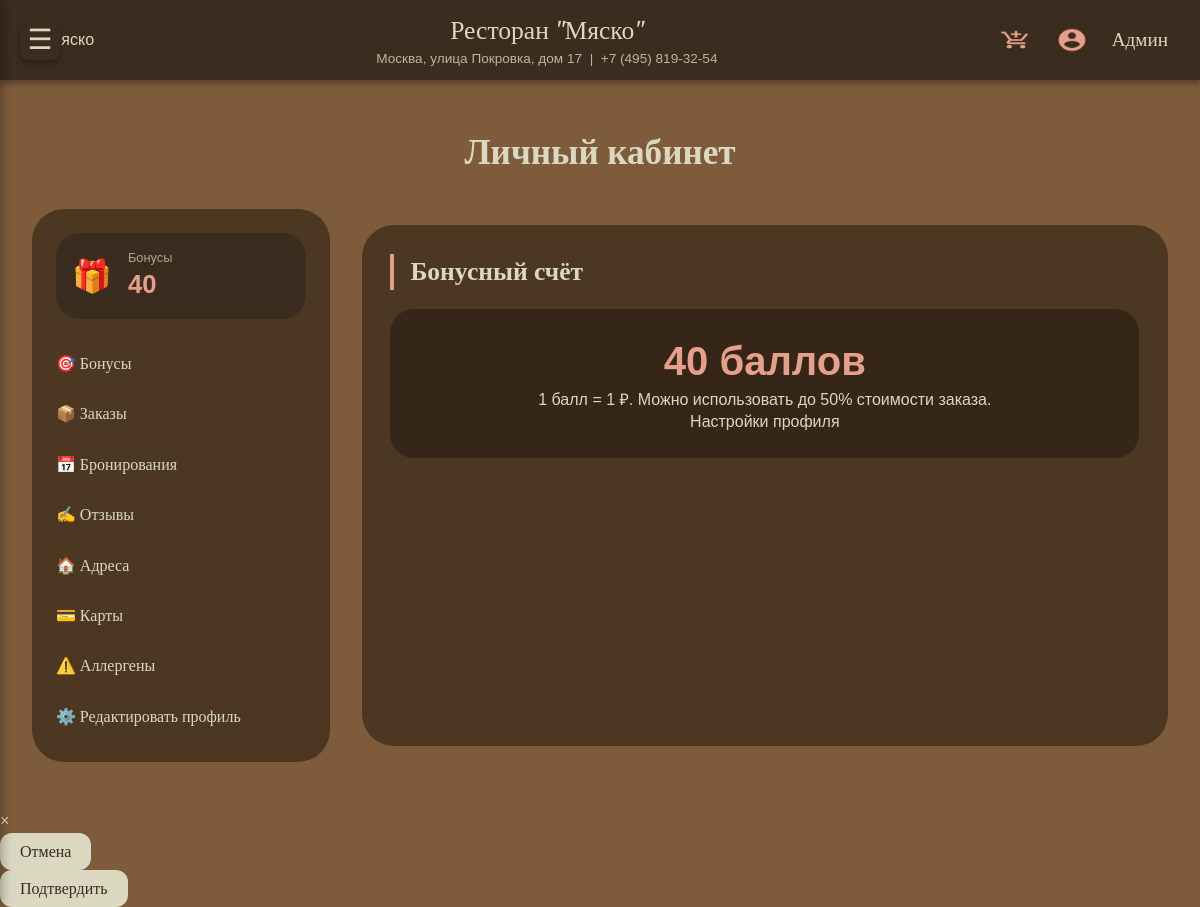
The page /profile (signed in) on the database as committed earlier.
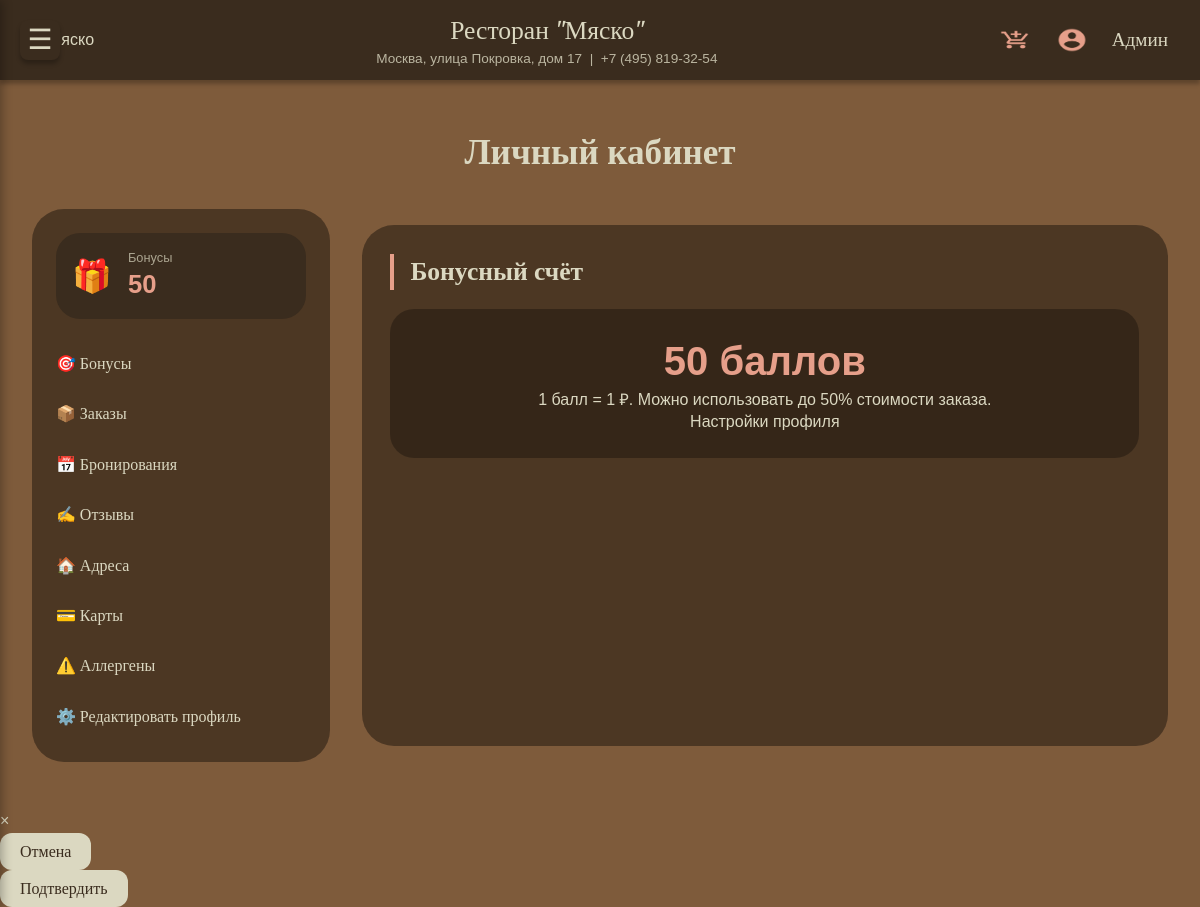
The same page on the database as committed later.
### tables this page shows
CREATE TABLE users (
                id INTEGER PRIMARY KEY AUTOINCREMENT,
                first_name TEXT NOT NULL,
                last_name TEXT NOT NULL,
                phone TEXT UNIQUE NOT NULL,
                email TEXT,
                password_hash TEXT NOT NULL,
                role TEXT DEFAULT 'user',
                bonus_points INTEGER DEFAULT 0
            );

### routers.py (the view)
@app.route('/profile')
@login_required
def profile():
    with get_db() as conn:
        orders = conn.execute("SELECT * FROM orders WHERE user_id=? ORDER BY created_at DESC", (current_user.id,)).fetchall()
        reservations = conn.execute(
            "SELECT r.*, t.capacity, t.location FROM reservations r JOIN tables t ON r.table_id=t.id WHERE r.user_id=? ORDER BY date DESC",
            (current_user.id,)).fetchall()
        my_reviews = conn.execute('''
            SELECT r.*, mi.name FROM reviews r JOIN menu_items mi ON r.menu_item_id = mi.id
            WHERE r.user_id=? ORDER BY r.created_at DESC
        ''', (current_user.id,)).fetchall()
        addresses = conn.execute("SELECT * FROM delivery_addresses WHERE user_id=?", (current_user.id,)).fetchall()
        payments = conn.execute("SELECT * FROM payment_methods WHERE user_id=?", (current_user.id,)).fetchall()
        allergens = conn.execute("SELECT * FROM user_allergens WHERE user_id=?", (current_user.id,)).fetchall()
    return render_template('profile.html', user=current_user, orders=orders, reservations=reservations,
                           my_reviews=my_reviews, addresses=addresses, payments=payments, allergens=allergens)

### models.py (called while the page is built)
def get_db():
    conn = sqlite3.connect(DATABASE)
    conn.row_factory = sqlite3.Row
    conn.execute("PRAGMA foreign_keys = ON")
    return conn

    @staticmethod
    def get(user_id):
        with get_db() as conn:
            row = conn.execute("SELECT * FROM users WHERE id=?", (user_id,)).fetchone()
        return User(row) if row else None

### routers.py (called while the page is built)
@app.context_processor
def inject_csrf():
    from flask_wtf.csrf import generate_csrf
    return dict(csrf_token=generate_csrf, csrf_token_value=generate_csrf())

@login_manager.user_loader
def load_user(user_id):
    return User.get(user_id)

@app.before_request
def make_user_available():
    g.user = current_user if current_user.is_authenticated else None

### app/templates/profile.html (shortened to what this page needs)
{% extends "base.html" %}
{% block content %}
<div class="profile-container">
  <h2 class="profile-title">Личный кабинет</h2>
  <div class="profile-layout">
    <aside class="profile-sidebar">
      <div class="sidebar-bonus">
        <span class="bonus-icon">🎁</span>
        <div class="bonus-info">
          <span class="bonus-label">Бонусы</span>
          <span class="bonus-value">{{ current_user.bonus_points }}</span>
        </div>
      </div>
      <nav class="profile-nav">
        <a href="#bonus" class="nav-link" data-section="bonus">🎯 Бонусы</a>
        <a href="#orders" class="nav-link" data-section="orders">📦 Заказы</a>
        <a href="#reservations" class="nav-link" data-section="reservations">📅 Бронирования</a>
        <a href="#reviews" class="nav-link" data-section="reviews">✍️ Отзывы</a>
        <a href="#addresses" class="nav-link" data-section="addresses">🏠 Адреса</a>
        <a href="#cards" class="nav-link" data-section="cards">💳 Карты</a>
        <a href="#allergens" class="nav-link" data-section="allergens">⚠️ Аллергены</a>
        <a href="{{ url_for('edit_profile') }}" class="nav-link">⚙️ Редактировать профиль</a>
      </nav>
    </aside>
    <main class="profile-content">
      <section id="bonus" class="profile-section active">
        <h3>Бонусный счёт</h3>
        <div class="bonus-card">
          <div class="bonus-balance">{{ current_user.bonus_points }} баллов</div>
          <p>1 балл = 1 ₽. Можно использовать до 50% стоимости заказа.</p>
          <a href="{{ url_for('edit_profile') }}" class="btn-small">Настройки профиля</a>
        </div>
      </section>
    </main>
  </div>
</div>
{% endblock %}

### app/templates/base.html (shortened to what this page needs)
<!DOCTYPE html>
<html lang="ru">
<head>
    <link rel="stylesheet" href="{{ url_for('static', filename='css/font.css') }}">
    <link rel="stylesheet" href="{{ url_for('static', filename='style.css') }}">
</head>
<body>
    <div class="menu-toggle" id="menu-toggle-btn">☰</div>
    <header class="site-header">
        <div class="header-container">
            <div class="logo">
                <a href="{{ url_for('index') }}">
                    <img src="{{ url_for('static', filename='images/logo.png') }}" alt="Мяско" height="40">
                </a>
            </div>
            <div class="header-info">
                <div class="restaurant-name">Ресторан "Мяско"</div>
                <div class="restaurant-address">Москва, улица Покровка, дом 17 &nbsp;|&nbsp; +7 (495) 819-32-54</div>
            </div>
            <div class="header-actions">
                <a href="{{ url_for('cart') }}" class="header-icon cart-icon" title="Корзина"></a>
                {% if current_user.is_authenticated %}
                    <a href="{{ url_for('profile') }}" class="header-icon profile-icon" title="Личный кабинет"></a>
                    <a href="{{ url_for('profile') }}" class="user-name">{{ current_user.first_name }}</a>
                {% else %}
                    <a href="{{ url_for('login') }}" class="header-icon profile-icon" title="Войти"></a>
                {% endif %}
            </div>
        </div>
    </header>
    <main>
        {% block content %}{% endblock %}
    </main>
    <div id="confirm-modal" class="modal">
        <div class="modal-content">
            <span class="close">&times;</span>
            <div class="modal-actions">
                <button id="modal-cancel">Отмена</button>
                <form id="modal-form" method="POST">
                    <button type="submit" id="modal-confirm">Подтвердить</button>
                </form>
            </div>
        </div>
    </div>
</body>
</html>

Rows that differ between the two databases and show on the page:
changed users "Админ": bonus_points "40" → "50"
